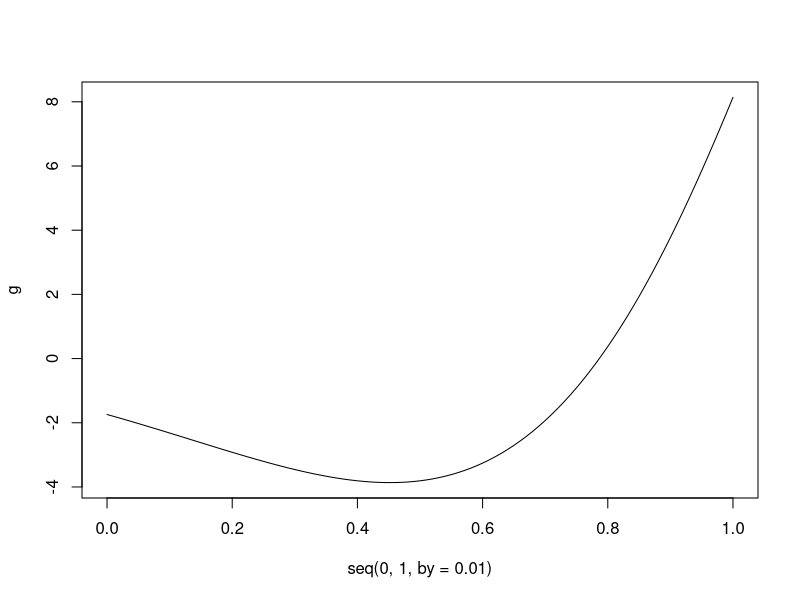

The R source for this figure:
#Question 1

#A-ii
#B-i
#C-iv
#D-iii

#Question 2

CF <- function(a) 
{
  n <- length(a)
  if (n == 1) 
  {
    out <- a[1]
  }
  else 
  {
    out <- a[1] + 1/CF(a[2:n])
  }
  return(out)
}

a2 <- CF(c(1, 2, 6, 1, 4))
b2 <- CF(c(1, 2, 6, 1, 1, 3, 1))
c2 <- CF(c(1, 2, 7, 1, 2, 12))
d2 <- CF(c(1, 2, 7, 2, 1, 1, 1))
e2 <- CF(c(1, 2, 6, 1, 1, 1, 4))
#B

#Question 3

CF2 <- function(a) 
{
  n <- length(a)
  if (n == 1) 
  {
    out <- a[1]
  }
  else 
  {
    out <- a[1] + 1/CF(a[2:n])
  }
  return(out)
}

number <- function(k)
{
  if(k == 1)
  {
    ans <- 0
    return(ans)
  }
  else# if (K > 1)
  {
    ans <- 2*k - 3
    return(ans)
  }
}

c <- NULL

calc <- function()
{
  for (n in 1:100)
  {
    c <- c(c, number(n))
  
    j <- CF2(c)
  
    if(abs(tanh(1) - j) < 1e-7)
    {
      return(n)
    }
  }
}

calc()

#6

#Question 4

derivative <- function(f, x, ep = 1e-4)
{
  g <- (f(x + ep) - f(x))/ep
  return(g)
}

doubleDerivative <- function(f, x, ep = 1e-4)
{
  j <- (derivative(f, x + ep) - derivative(f, x))/ep
  
  return(j)
}

f <- function(x) sin(exp(x) + (1 + x^2)^0.5)

g <- doubleDerivative(f, x <- seq(0,1,by=0.01), ep = 1e-4)

plot(seq(0,1,by=0.01),g,type='l')

#0.79 or 0.78

#Question 5

R <- function(m, n)
{
  if (m ==0)
  {
    ans <- n +1
  }
  else if(m > 0 & n == 0)
  {
    ans <- R(m-1, 1)
  }
  else if(m > 0 & n > 0)
  {
    ans <- R(m-1, R(m, n-1))
  }
  
  return(ans)
}

R(3,5)

#253